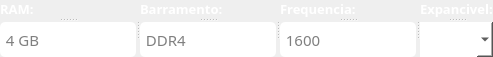
                  <widget class="QSplitter" name="splitter_85">
                   <property name="orientation">
                    <enum>Qt::Horizontal</enum>
                   </property>
                   <widget class="QSplitter" name="splitter_73">
                    <property name="orientation">
                     <enum>Qt::Vertical</enum>
                    </property>
                    <widget class="QLabel" name="label_131">
                     <property name="font">
                      <font>
                       <family>Asap</family>
                       <pointsize>10</pointsize>
                       <weight>75</weight>
                       <bold>true</bold>
                      </font>
                     </property>
                     <property name="styleSheet">
                      <string notr="true">color: rgb(255, 255, 255);</string>
                     </property>
                     <property name="text">
                      <string>RAM:</string>
                     </property>
                    </widget>
                    <widget class="QLineEdit" name="notRam">
                     <property name="minimumSize">
                      <size>
                       <width>0</width>
                       <height>35</height>
                      </size>
                     </property>
                     <property name="font">
                      <font>
                       <family>Asap</family>
                       <pointsize>11</pointsize>
                      </font>
                     </property>
                     <property name="styleSheet">
                      <string notr="true">background-color: rgb(255, 255, 255);
border:1px;
border-radius:5px</string>
                     </property>
                     <property name="maxLength">
                      <number>30</number>
                     </property>
                     <property name="placeholderText">
                      <string> 4 GB</string>
                     </property>
                    </widget>
                   </widget>
                   <widget class="QSplitter" name="splitter_59">
                    <property name="orientation">
                     <enum>Qt::Vertical</enum>
                    </property>
                    <widget class="QLabel" name="label_127">
                     <property name="font">
                      <font>
                       <family>Asap</family>
                       <pointsize>10</pointsize>
                       <weight>75</weight>
                       <bold>true</bold>
                      </font>
                     </property>
                     <property name="styleSheet">
                      <string notr="true">color: rgb(255, 255, 255);</string>
                     </property>
                     <property name="text">
                      <string>Barramento:</string>
                     </property>
                    </widget>
                    <widget class="QLineEdit" name="notVerRam">
                     <property name="minimumSize">
                      <size>
                       <width>0</width>
                       <height>35</height>
                      </size>
                     </property>
                     <property name="font">
                      <font>
                       <family>Asap</family>
                       <pointsize>11</pointsize>
                      </font>
                     </property>
                     <property name="styleSheet">
                      <string notr="true">background-color: rgb(255, 255, 255);
border:1px;
border-radius:5px</string>
                     </property>
                     <property name="maxLength">
                      <number>30</number>
                     </property>
                     <property name="placeholderText">
                      <string> DDR4</string>
                     </property>
                    </widget>
                   </widget>
                   <widget class="QSplitter" name="splitter_57">
                    <property name="orientation">
                     <enum>Qt::Vertical</enum>
                    </property>
                    <widget class="QLabel" name="label_125">
                     <property name="font">
                      <font>
                       <family>Asap</family>
                       <pointsize>10</pointsize>
                       <weight>75</weight>
                       <bold>true</bold>
                      </font>
                     </property>
                     <property name="styleSheet">
                      <string notr="true">color: rgb(255, 255, 255);</string>
                     </property>
                     <property name="text">
                      <string>Frequencia:</string>
                     </property>
                    </widget>
                    <widget class="QLineEdit" name="notFreRam">
                     <property name="minimumSize">
                      <size>
                       <width>0</width>
                       <height>35</height>
                      </size>
                     </property>
                     <property name="font">
                      <font>
                       <family>Asap</family>
                       <pointsize>11</pointsize>
                      </font>
                     </property>
                     <property name="styleSheet">
                      <string notr="true">background-color: rgb(255, 255, 255);
border:1px;
border-radius:5px</string>
                     </property>
                     <property name="maxLength">
                      <number>30</number>
                     </property>
                     <property name="frame">
                      <bool>true</bool>
                     </property>
                     <property name="placeholderText">
                      <string> 1600</string>
                     </property>
                     <property name="clearButtonEnabled">
                      <bool>false</bool>
                     </property>
                    </widget>
                   </widget>
                   <widget class="QSplitter" name="splitter_15">
                    <property name="orientation">
                     <enum>Qt::Vertical</enum>
                    </property>
                    <widget class="QLabel" name="label_106">
                     <property name="font">
                      <font>
                       <family>Asap</family>
                       <pointsize>10</pointsize>
                       <weight>75</weight>
                       <bold>true</bold>
                      </font>
                     </property>
                     <property name="styleSheet">
                      <string notr="true">color: rgb(255, 255, 255);</string>
                     </property>
                     <property name="text">
                      <string>Expancivel:</string>
                     </property>
                    </widget>
                    <widget class="QComboBox" name="notBoxExpRam">
                     <property name="minimumSize">
                      <size>
                       <width>0</width>
                       <height>35</height>
                      </size>
                     </property>
                     <property name="maximumSize">
                      <size>
                       <width>100</width>
                       <height>16777215</height>
                      </size>
                     </property>
                     <property name="font">
                      <font>
                       <family>Asap</family>
                       <pointsize>11</pointsize>
                      </font>
                     </property>
                     <property name="styleSheet">
                      <string notr="true">background-color: rgb(255, 255, 255);
border:1px;</string>
                     </property>
                     <item>
                      <property name="text">
                       <string/>
                      </property>
                     </item>
                     <item>
                      <property name="text">
                       <string>NÃO</string>
                      </property>
                     </item>
                     <item>
                      <property name="text">
                       <string>SIM</string>
                      </property>
                     </item>
                    </widget>
                   </widget>
                  </widget>
